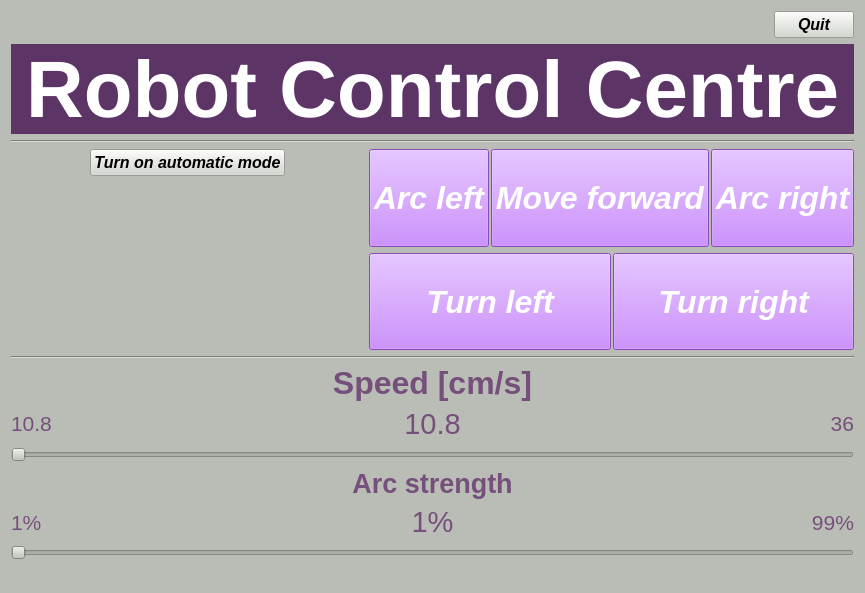
<?xml version="1.0" encoding="UTF-8"?>
<ui version="4.0">
 <class>View</class>
 <widget class="QMainWindow" name="View">
  <property name="geometry">
   <rect>
    <x>0</x>
    <y>0</y>
    <width>865</width>
    <height>593</height>
   </rect>
  </property>
  <property name="windowTitle">
   <string>Robot Control Centre</string>
  </property>
  <property name="styleSheet">
   <string notr="true">background-color: rgb(186, 189, 182);</string>
  </property>
  <widget class="QWidget" name="centralWidget">
   <layout class="QVBoxLayout" name="verticalLayout">
    <item>
     <layout class="QHBoxLayout" name="exitLayout">
      <item>
       <spacer name="horizontalSpacer_3">
        <property name="orientation">
         <enum>Qt::Horizontal</enum>
        </property>
        <property name="sizeHint" stdset="0">
         <size>
          <width>40</width>
          <height>20</height>
         </size>
        </property>
       </spacer>
      </item>
      <item>
       <widget class="QPushButton" name="exitButton">
        <property name="sizePolicy">
         <sizepolicy hsizetype="Minimum" vsizetype="Preferred">
          <horstretch>0</horstretch>
          <verstretch>0</verstretch>
         </sizepolicy>
        </property>
        <property name="font">
         <font>
          <pointsize>12</pointsize>
          <weight>75</weight>
          <italic>true</italic>
          <bold>true</bold>
         </font>
        </property>
        <property name="styleSheet">
         <string notr="true">background-color: rgb(211, 215, 207);</string>
        </property>
        <property name="text">
         <string>Quit</string>
        </property>
       </widget>
      </item>
     </layout>
    </item>
    <item>
     <layout class="QHBoxLayout" name="horizontalLayout">
      <item>
       <widget class="QLabel" name="titleLabel">
        <property name="font">
         <font>
          <pointsize>60</pointsize>
          <weight>75</weight>
          <bold>true</bold>
         </font>
        </property>
        <property name="styleSheet">
         <string notr="true">background-color: rgb(92, 53, 102);
color: rgb(255, 255, 255);</string>
        </property>
        <property name="text">
         <string>Robot Control Centre</string>
        </property>
        <property name="alignment">
         <set>Qt::AlignCenter</set>
        </property>
       </widget>
      </item>
     </layout>
    </item>
    <item>
     <widget class="Line" name="line_2">
      <property name="orientation">
       <enum>Qt::Horizontal</enum>
      </property>
     </widget>
    </item>
    <item>
     <layout class="QHBoxLayout" name="cameraViewLayout">
      <item>
       <layout class="QVBoxLayout" name="verticalLayout_3">
        <item>
         <layout class="QHBoxLayout" name="horizontalLayout_2">
          <item>
           <spacer name="horizontalSpacer">
            <property name="orientation">
             <enum>Qt::Horizontal</enum>
            </property>
            <property name="sizeHint" stdset="0">
             <size>
              <width>40</width>
              <height>20</height>
             </size>
            </property>
           </spacer>
          </item>
          <item>
           <widget class="QPushButton" name="automaticModeButton">
            <property name="sizePolicy">
             <sizepolicy hsizetype="Minimum" vsizetype="Preferred">
              <horstretch>0</horstretch>
              <verstretch>0</verstretch>
             </sizepolicy>
            </property>
            <property name="font">
             <font>
              <pointsize>12</pointsize>
              <weight>75</weight>
              <italic>true</italic>
              <bold>true</bold>
             </font>
            </property>
            <property name="styleSheet">
             <string notr="true">background-color: rgb(211, 215, 207);</string>
            </property>
            <property name="text">
             <string>Turn on automatic mode</string>
            </property>
           </widget>
          </item>
          <item>
           <spacer name="horizontalSpacer_2">
            <property name="orientation">
             <enum>Qt::Horizontal</enum>
            </property>
            <property name="sizeHint" stdset="0">
             <size>
              <width>40</width>
              <height>20</height>
             </size>
            </property>
           </spacer>
          </item>
         </layout>
        </item>
        <item>
         <widget class="QLabel" name="cameraOutputLabel">
          <property name="sizePolicy">
           <sizepolicy hsizetype="Expanding" vsizetype="Expanding">
            <horstretch>0</horstretch>
            <verstretch>0</verstretch>
           </sizepolicy>
          </property>
          <property name="frameShape">
           <enum>QFrame::NoFrame</enum>
          </property>
          <property name="text">
           <string/>
          </property>
          <property name="alignment">
           <set>Qt::AlignBottom|Qt::AlignHCenter</set>
          </property>
          <property name="margin">
           <number>0</number>
          </property>
         </widget>
        </item>
       </layout>
      </item>
      <item>
       <layout class="QVBoxLayout" name="verticalLayout_2">
        <item>
         <layout class="QHBoxLayout" name="firstHalfOfButtonsLayout">
          <property name="spacing">
           <number>2</number>
          </property>
          <property name="sizeConstraint">
           <enum>QLayout::SetDefaultConstraint</enum>
          </property>
          <item>
           <widget class="QPushButton" name="arcLeftButton">
            <property name="sizePolicy">
             <sizepolicy hsizetype="Expanding" vsizetype="Expanding">
              <horstretch>0</horstretch>
              <verstretch>0</verstretch>
             </sizepolicy>
            </property>
            <property name="maximumSize">
             <size>
              <width>16777215</width>
              <height>16777215</height>
             </size>
            </property>
            <property name="sizeIncrement">
             <size>
              <width>-27008</width>
              <height>0</height>
             </size>
            </property>
            <property name="font">
             <font>
              <pointsize>24</pointsize>
              <weight>75</weight>
              <italic>true</italic>
              <bold>true</bold>
             </font>
            </property>
            <property name="styleSheet">
             <string notr="true">background-color: rgb(189, 107, 255);
color: rgb(255, 255, 255);</string>
            </property>
            <property name="text">
             <string>Arc left</string>
            </property>
           </widget>
          </item>
          <item>
           <widget class="QPushButton" name="moveForwardButton">
            <property name="sizePolicy">
             <sizepolicy hsizetype="Expanding" vsizetype="Expanding">
              <horstretch>0</horstretch>
              <verstretch>0</verstretch>
             </sizepolicy>
            </property>
            <property name="font">
             <font>
              <pointsize>24</pointsize>
              <weight>75</weight>
              <italic>true</italic>
              <bold>true</bold>
             </font>
            </property>
            <property name="styleSheet">
             <string notr="true">background-color: rgb(189, 107, 255);
color: rgb(255, 255, 255);</string>
            </property>
            <property name="text">
             <string>Move forward</string>
            </property>
           </widget>
          </item>
          <item>
           <widget class="QPushButton" name="arcRightButton">
            <property name="sizePolicy">
             <sizepolicy hsizetype="Expanding" vsizetype="MinimumExpanding">
              <horstretch>0</horstretch>
              <verstretch>0</verstretch>
             </sizepolicy>
            </property>
            <property name="font">
             <font>
              <pointsize>24</pointsize>
              <weight>75</weight>
              <italic>true</italic>
              <bold>true</bold>
             </font>
            </property>
            <property name="styleSheet">
             <string notr="true">background-color: rgb(189, 107, 255);
color: rgb(255, 255, 255);</string>
            </property>
            <property name="text">
             <string>Arc right</string>
            </property>
           </widget>
          </item>
         </layout>
        </item>
        <item>
         <layout class="QHBoxLayout" name="secondHalfOfButtonsLayout">
          <property name="spacing">
           <number>2</number>
          </property>
          <item>
           <widget class="QPushButton" name="turnLeftButton">
            <property name="sizePolicy">
             <sizepolicy hsizetype="Expanding" vsizetype="Expanding">
              <horstretch>0</horstretch>
              <verstretch>0</verstretch>
             </sizepolicy>
            </property>
            <property name="font">
             <font>
              <pointsize>24</pointsize>
              <weight>75</weight>
              <italic>true</italic>
              <bold>true</bold>
             </font>
            </property>
            <property name="styleSheet">
             <string notr="true">background-color: rgb(189, 107, 255);
color: rgb(255, 255, 255);</string>
            </property>
            <property name="text">
             <string>Turn left</string>
            </property>
           </widget>
          </item>
          <item>
           <widget class="QPushButton" name="turnRightButton">
            <property name="sizePolicy">
             <sizepolicy hsizetype="Expanding" vsizetype="Expanding">
              <horstretch>0</horstretch>
              <verstretch>0</verstretch>
             </sizepolicy>
            </property>
            <property name="font">
             <font>
              <pointsize>24</pointsize>
              <weight>75</weight>
              <italic>true</italic>
              <bold>true</bold>
             </font>
            </property>
            <property name="styleSheet">
             <string notr="true">background-color: rgb(189, 107, 255);
color: rgb(255, 255, 255);</string>
            </property>
            <property name="text">
             <string>Turn right</string>
            </property>
           </widget>
          </item>
         </layout>
        </item>
       </layout>
      </item>
     </layout>
    </item>
    <item>
     <widget class="Line" name="line">
      <property name="orientation">
       <enum>Qt::Horizontal</enum>
      </property>
     </widget>
    </item>
    <item>
     <widget class="QLabel" name="speedLabel">
      <property name="sizePolicy">
       <sizepolicy hsizetype="Preferred" vsizetype="Fixed">
        <horstretch>0</horstretch>
        <verstretch>0</verstretch>
       </sizepolicy>
      </property>
      <property name="minimumSize">
       <size>
        <width>0</width>
        <height>0</height>
       </size>
      </property>
      <property name="font">
       <font>
        <pointsize>24</pointsize>
        <weight>75</weight>
        <bold>true</bold>
       </font>
      </property>
      <property name="styleSheet">
       <string notr="true">color: rgb(117, 80, 123);</string>
      </property>
      <property name="text">
       <string>Speed [cm/s]</string>
      </property>
      <property name="alignment">
       <set>Qt::AlignCenter</set>
      </property>
     </widget>
    </item>
    <item>
     <layout class="QHBoxLayout" name="speedLabelLayout">
      <property name="spacing">
       <number>2</number>
      </property>
      <item>
       <widget class="QLabel" name="zeroPercentLabel">
        <property name="sizePolicy">
         <sizepolicy hsizetype="Preferred" vsizetype="Fixed">
          <horstretch>0</horstretch>
          <verstretch>0</verstretch>
         </sizepolicy>
        </property>
        <property name="font">
         <font>
          <pointsize>16</pointsize>
         </font>
        </property>
        <property name="styleSheet">
         <string notr="true">color: rgb(117, 80, 123);</string>
        </property>
        <property name="text">
         <string>10.8</string>
        </property>
       </widget>
      </item>
      <item>
       <widget class="QLabel" name="speedDisplayLabel">
        <property name="font">
         <font>
          <pointsize>22</pointsize>
         </font>
        </property>
        <property name="styleSheet">
         <string notr="true">color: rgb(117, 80, 123);</string>
        </property>
        <property name="text">
         <string>10.8</string>
        </property>
        <property name="alignment">
         <set>Qt::AlignCenter</set>
        </property>
       </widget>
      </item>
      <item>
       <widget class="QLabel" name="oneHundredPercentLabel">
        <property name="sizePolicy">
         <sizepolicy hsizetype="Preferred" vsizetype="Fixed">
          <horstretch>0</horstretch>
          <verstretch>0</verstretch>
         </sizepolicy>
        </property>
        <property name="font">
         <font>
          <pointsize>16</pointsize>
         </font>
        </property>
        <property name="styleSheet">
         <string notr="true">color: rgb(117, 80, 123);</string>
        </property>
        <property name="text">
         <string>36</string>
        </property>
        <property name="alignment">
         <set>Qt::AlignRight|Qt::AlignTrailing|Qt::AlignVCenter</set>
        </property>
       </widget>
      </item>
     </layout>
    </item>
    <item>
     <widget class="QSlider" name="speedSlider">
      <property name="sizePolicy">
       <sizepolicy hsizetype="Expanding" vsizetype="Fixed">
        <horstretch>0</horstretch>
        <verstretch>0</verstretch>
       </sizepolicy>
      </property>
      <property name="styleSheet">
       <string notr="true"/>
      </property>
      <property name="minimum">
       <number>30</number>
      </property>
      <property name="maximum">
       <number>100</number>
      </property>
      <property name="orientation">
       <enum>Qt::Horizontal</enum>
      </property>
     </widget>
    </item>
    <item>
     <widget class="QLabel" name="label_4">
      <property name="font">
       <font>
        <pointsize>20</pointsize>
        <weight>75</weight>
        <bold>true</bold>
       </font>
      </property>
      <property name="styleSheet">
       <string notr="true">color: rgb(117, 80, 123);</string>
      </property>
      <property name="text">
       <string>Arc strength</string>
      </property>
      <property name="alignment">
       <set>Qt::AlignCenter</set>
      </property>
     </widget>
    </item>
    <item>
     <layout class="QHBoxLayout" name="horizontalLayout_3">
      <item>
       <widget class="QLabel" name="label">
        <property name="font">
         <font>
          <pointsize>16</pointsize>
         </font>
        </property>
        <property name="styleSheet">
         <string notr="true">color: rgb(117, 80, 123);</string>
        </property>
        <property name="text">
         <string>1%</string>
        </property>
       </widget>
      </item>
      <item>
       <widget class="QLabel" name="arcStrengthDisplayLabel">
        <property name="font">
         <font>
          <pointsize>22</pointsize>
         </font>
        </property>
        <property name="styleSheet">
         <string notr="true">color: rgb(117, 80, 123);</string>
        </property>
        <property name="text">
         <string>1%</string>
        </property>
        <property name="alignment">
         <set>Qt::AlignCenter</set>
        </property>
       </widget>
      </item>
      <item>
       <widget class="QLabel" name="label_3">
        <property name="font">
         <font>
          <pointsize>16</pointsize>
         </font>
        </property>
        <property name="styleSheet">
         <string notr="true">color: rgb(117, 80, 123);</string>
        </property>
        <property name="text">
         <string>99%</string>
        </property>
        <property name="alignment">
         <set>Qt::AlignRight|Qt::AlignTrailing|Qt::AlignVCenter</set>
        </property>
       </widget>
      </item>
     </layout>
    </item>
    <item>
     <widget class="QSlider" name="arcStrengthSlider">
      <property name="minimum">
       <number>1</number>
      </property>
      <property name="maximum">
       <number>99</number>
      </property>
      <property name="orientation">
       <enum>Qt::Horizontal</enum>
      </property>
     </widget>
    </item>
   </layout>
  </widget>
  <widget class="QStatusBar" name="statusBar"/>
 </widget>
 <layoutdefault spacing="6" margin="11"/>
 <resources/>
 <connections/>
</ui>
